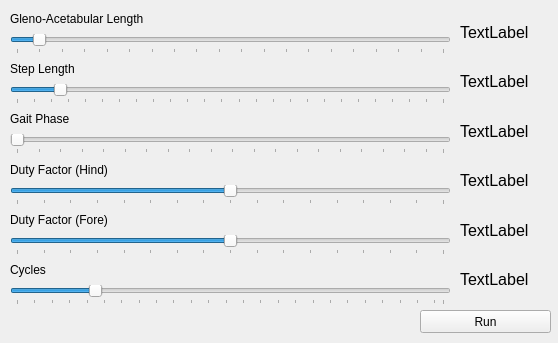
<?xml version="1.0" encoding="UTF-8"?>
<ui version="4.0">
 <class>Form</class>
 <widget class="QWidget" name="Form">
  <property name="geometry">
   <rect>
    <x>0</x>
    <y>0</y>
    <width>558</width>
    <height>343</height>
   </rect>
  </property>
  <property name="baseSize">
   <size>
    <width>580</width>
    <height>360</height>
   </size>
  </property>
  <property name="windowTitle">
   <string>Gait Generator And Visualizer</string>
  </property>
  <widget class="QWidget" name="verticalLayoutWidget">
   <property name="geometry">
    <rect>
     <x>10</x>
     <y>10</y>
     <width>441</width>
     <height>295</height>
    </rect>
   </property>
   <layout class="QVBoxLayout" name="verticalLayout">
    <item>
     <widget class="QLabel" name="label_6">
      <property name="text">
       <string>Gleno-Acetabular Length</string>
      </property>
     </widget>
    </item>
    <item>
     <widget class="QSlider" name="gadLengthSlider">
      <property name="minimum">
       <number>50</number>
      </property>
      <property name="maximum">
       <number>1000</number>
      </property>
      <property name="singleStep">
       <number>10</number>
      </property>
      <property name="pageStep">
       <number>50</number>
      </property>
      <property name="value">
       <number>100</number>
      </property>
      <property name="orientation">
       <enum>Qt::Horizontal</enum>
      </property>
      <property name="tickPosition">
       <enum>QSlider::TicksBelow</enum>
      </property>
      <property name="tickInterval">
       <number>50</number>
      </property>
     </widget>
    </item>
    <item>
     <widget class="QLabel" name="label_4">
      <property name="text">
       <string>Step Length</string>
      </property>
     </widget>
    </item>
    <item>
     <widget class="QSlider" name="stepLengthSlider">
      <property name="maximum">
       <number>500</number>
      </property>
      <property name="singleStep">
       <number>10</number>
      </property>
      <property name="pageStep">
       <number>50</number>
      </property>
      <property name="value">
       <number>50</number>
      </property>
      <property name="orientation">
       <enum>Qt::Horizontal</enum>
      </property>
      <property name="tickPosition">
       <enum>QSlider::TicksBelow</enum>
      </property>
      <property name="tickInterval">
       <number>20</number>
      </property>
     </widget>
    </item>
    <item>
     <widget class="QLabel" name="label">
      <property name="text">
       <string>Gait Phase</string>
      </property>
     </widget>
    </item>
    <item>
     <widget class="QSlider" name="gaitPhaseSlider">
      <property name="minimum">
       <number>0</number>
      </property>
      <property name="maximum">
       <number>99</number>
      </property>
      <property name="orientation">
       <enum>Qt::Horizontal</enum>
      </property>
      <property name="tickPosition">
       <enum>QSlider::TicksBelow</enum>
      </property>
      <property name="tickInterval">
       <number>5</number>
      </property>
     </widget>
    </item>
    <item>
     <widget class="QLabel" name="label_2">
      <property name="text">
       <string>Duty Factor (Hind)</string>
      </property>
     </widget>
    </item>
    <item>
     <widget class="QSlider" name="dutyFactorHindSlider">
      <property name="minimum">
       <number>10</number>
      </property>
      <property name="maximum">
       <number>90</number>
      </property>
      <property name="value">
       <number>50</number>
      </property>
      <property name="orientation">
       <enum>Qt::Horizontal</enum>
      </property>
      <property name="tickPosition">
       <enum>QSlider::TicksBelow</enum>
      </property>
      <property name="tickInterval">
       <number>5</number>
      </property>
     </widget>
    </item>
    <item>
     <widget class="QLabel" name="label_3">
      <property name="text">
       <string>Duty Factor (Fore)</string>
      </property>
     </widget>
    </item>
    <item>
     <widget class="QSlider" name="dutyFactorForeSlider">
      <property name="minimum">
       <number>10</number>
      </property>
      <property name="maximum">
       <number>90</number>
      </property>
      <property name="value">
       <number>50</number>
      </property>
      <property name="orientation">
       <enum>Qt::Horizontal</enum>
      </property>
      <property name="tickPosition">
       <enum>QSlider::TicksBelow</enum>
      </property>
      <property name="tickInterval">
       <number>5</number>
      </property>
     </widget>
    </item>
    <item>
     <widget class="QLabel" name="label_5">
      <property name="text">
       <string>Cycles</string>
      </property>
     </widget>
    </item>
    <item>
     <widget class="QSlider" name="cyclesSlider">
      <property name="minimum">
       <number>1</number>
      </property>
      <property name="maximum">
       <number>50</number>
      </property>
      <property name="value">
       <number>10</number>
      </property>
      <property name="orientation">
       <enum>Qt::Horizontal</enum>
      </property>
      <property name="tickPosition">
       <enum>QSlider::TicksBelow</enum>
      </property>
      <property name="tickInterval">
       <number>2</number>
      </property>
     </widget>
    </item>
   </layout>
  </widget>
  <widget class="QPushButton" name="runButton">
   <property name="geometry">
    <rect>
     <x>420</x>
     <y>310</y>
     <width>131</width>
     <height>23</height>
    </rect>
   </property>
   <property name="text">
    <string>Run</string>
   </property>
  </widget>
  <widget class="QWidget" name="verticalLayoutWidget_2">
   <property name="geometry">
    <rect>
     <x>460</x>
     <y>10</y>
     <width>91</width>
     <height>291</height>
    </rect>
   </property>
   <layout class="QVBoxLayout" name="verticalLayout_2">
    <item>
     <widget class="QLabel" name="gadLengthLabel">
      <property name="font">
       <font>
        <pointsize>12</pointsize>
       </font>
      </property>
      <property name="text">
       <string>TextLabel</string>
      </property>
     </widget>
    </item>
    <item>
     <widget class="QLabel" name="stepLengthLabel">
      <property name="font">
       <font>
        <pointsize>12</pointsize>
       </font>
      </property>
      <property name="text">
       <string>TextLabel</string>
      </property>
     </widget>
    </item>
    <item>
     <widget class="QLabel" name="gaitPhaseLabel">
      <property name="font">
       <font>
        <pointsize>12</pointsize>
       </font>
      </property>
      <property name="text">
       <string>TextLabel</string>
      </property>
     </widget>
    </item>
    <item>
     <widget class="QLabel" name="dutyFactorHindLabel">
      <property name="font">
       <font>
        <pointsize>12</pointsize>
       </font>
      </property>
      <property name="text">
       <string>TextLabel</string>
      </property>
     </widget>
    </item>
    <item>
     <widget class="QLabel" name="dutyFactorForeLabel">
      <property name="font">
       <font>
        <pointsize>12</pointsize>
       </font>
      </property>
      <property name="text">
       <string>TextLabel</string>
      </property>
     </widget>
    </item>
    <item>
     <widget class="QLabel" name="cyclesLabel">
      <property name="font">
       <font>
        <pointsize>12</pointsize>
       </font>
      </property>
      <property name="text">
       <string>TextLabel</string>
      </property>
     </widget>
    </item>
   </layout>
  </widget>
 </widget>
 <resources/>
 <connections>
  <connection>
   <sender>stepLengthSlider</sender>
   <signal>valueChanged(int)</signal>
   <receiver>stepLengthLabel</receiver>
   <slot>setNum(int)</slot>
   <hints>
    <hint type="sourcelabel">
     <x>230</x>
     <y>42</y>
    </hint>
    <hint type="destinationlabel">
     <x>505</x>
     <y>31</y>
    </hint>
   </hints>
  </connection>
 </connections>
</ui>
